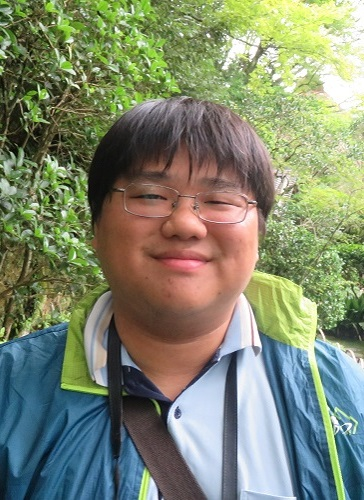
#> input picture 113/day/images/yi.jpg, 364 x 500 px, given as the content of the folder ./people/, which was not available
$ jupyter execute --allow-errors w14_facial_recognition_VGGFace_keras.ipynb   (shell and % lines are left out)   (text cells are left out)
#> lines starting #> are read from the running program, lines starting #| are printed output that depends on the picture; pictures that were not available may be replaced by others from this repository, and a replacement may not be noted
[cell 1]
# Import our libaries
from tensorflow.keras.models import Model, Sequential
from tensorflow.keras.layers import Input, Convolution2D, ZeroPadding2D, MaxPooling2D, Flatten, Dense, Dropout, Activation
from PIL import Image
import numpy as np
from tensorflow.keras.preprocessing.image import load_img, save_img, img_to_array
from tensorflow.keras.applications.imagenet_utils import preprocess_input
from tensorflow.keras.preprocessing import image
import matplotlib.pyplot as plt

#> (a cell that did not finish here is left out)

[cell 3]
#you can download the pretrained weights from the following link
#https://drive.google.com/file/d/1CPSeum3HpopfomUEK1gybeuIVoeJT_Eo/view?usp=sharing
#or you can find the detailed documentation https://sefiks.com/2018/08/06/deep-face-recognition-with-keras/

#> (a cell that did not finish here is left out)

[cell 5]
def preprocess_image(image_path):
    img = load_img(image_path, target_size=(224, 224))
    img = img_to_array(img)
    img = np.expand_dims(img, axis=0)
    img = preprocess_input(img)
    return img

def findCosineSimilarity(source_representation, test_representation):
    a = np.matmul(np.transpose(source_representation), test_representation)
    b = np.sum(np.multiply(source_representation, source_representation))
    c = np.sum(np.multiply(test_representation, test_representation))
    return 1 - (a / (np.sqrt(b) * np.sqrt(c)))

# Our model that outputs the 2,622 embedding vector
#> (the rest of this cell did not finish here and is left out)

[cell 6]
epsilon = 0.40

def verifyFace(img1, img2):
    # Get embedding/encoding for face1 and face2
    img1_representation = vgg_face_descriptor.predict(preprocess_image('./training_faces/%s' % (img1)))[0,:]
    img2_representation = vgg_face_descriptor.predict(preprocess_image('./training_faces/%s' % (img2)))[0,:]

    # Calculate the cosine similarity between the two embeddings
    cosine_similarity = findCosineSimilarity(img1_representation, img2_representation)

    f = plt.figure()
    f.add_subplot(1,2, 1)
    plt.imshow(image.load_img('./training_faces/%s' % (img1)))
    plt.xticks([]); plt.yticks([])
    f.add_subplot(1,2, 2)
    plt.imshow(image.load_img('./training_faces/%s' % (img2)))
    plt.xticks([]); plt.yticks([])
    plt.show(block=True)

    print("Cosine similarity: ",cosine_similarity)

    # If similarity score is less than the epsilon threshold
    if(cosine_similarity < epsilon):
        print("They are same person")
    else:
        print("They are not same person!")

#> (a cell that did not finish here is left out)

#> (a cell that did not finish here is left out)


#> (a cell that did not finish here is left out)


#> (a cell that did not finish here is left out)


[cell 11]
# Our Setup, Import Libaries, Create our Imshow Function and Download our Images
import cv2
import numpy as np
from matplotlib import pyplot as plt

# Define our imshow function
def imshow(title = "Image", image = None, size = 8):
      w, h = image.shape[0], image.shape[1]
      aspect_ratio = w/h
      plt.figure(figsize=(size * aspect_ratio,size))
      plt.imshow(cv2.cvtColor(image, cv2.COLOR_BGR2RGB))
      plt.title(title)
      plt.show()

[cell 12]
# The code below extracts faces from images and places them in the folder
import os
from os import listdir
from os.path import isfile, join

# Create a function to setup the directories we'll be storing our images
def makedir(directory):
    if not os.path.exists(directory):
        os.makedirs(directory)
        return None
    else:
        pass

# Loading out HAARCascade Face Detector
face_detector = cv2.CascadeClassifier('Haarcascades/haarcascade_frontalface_default.xml')

# Directory of image of persons we'll be extracting faces frommy
mypath = "./people/"
image_file_names = [f for f in listdir(mypath) if isfile(join(mypath, f))]
print("Collected " + str(len(image_file_names)) + " images")
makedir("./group_of_faces/")

for image_name in image_file_names:
    person_image = cv2.imread(mypath+image_name)
#> person_image is the input picture: shape (500, 364, 3); mean B, G, R 111.7, 135.7, 127.8
    face_info = face_detector.detectMultiScale(person_image, 1.3, 5)
#> face_info = [[105, 135, 161, 161]]
    for (x,y,w,h) in face_info:
        face = person_image[y:y+h, x:x+w]
        roi = cv2.resize(face, (128, 128), interpolation = cv2.INTER_CUBIC)
#> this loop made 1 pass
#> pass 1, `face = person_image[y:y+h, x:x+w]`:
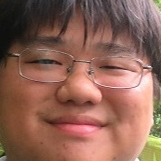
#> face: shape (161, 161, 3); mean B, G, R 86, 99.9, 141.5
#> pass 1, `roi = cv2.resize(face, (128, 128), interpolation = cv2.INTER_CUBIC)`:
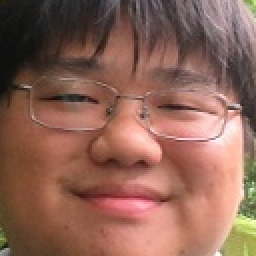
#> roi: shape (128, 128, 3) (shown 2 times larger); mean B, G, R 86, 99.9, 141.5

    path = "./group_of_faces/" + "face_" + image_name
    cv2.imwrite(path, roi)
    imshow("face", roi)

[cell 13]
#author Sefik Ilkin Serengil
#you can find the documentation of this code from the following link: https://sefiks.com/2018/08/06/deep-face-recognition-with-keras/

import numpy as np
import cv2
from tensorflow.keras.models import Model, Sequential
from tensorflow.keras.layers import Input, Convolution2D, ZeroPadding2D, MaxPooling2D, Flatten, Dense, Dropout, Activation
from PIL import Image
from tensorflow.keras.preprocessing.image import load_img, save_img, img_to_array
from tensorflow.keras.applications.imagenet_utils import preprocess_input
from tensorflow.keras.preprocessing import image
import matplotlib.pyplot as plt
from os import listdir

def preprocess_image(image_path):
    """Loads image from path and resizes it"""
    img = load_img(image_path, target_size=(224, 224))
    img = img_to_array(img)
    img = np.expand_dims(img, axis=0)
    img = preprocess_input(img)
    return img

#> (the rest of this cell did not finish here and is left out)

[cell 14]
from IPython.display import display, Javascript
from google.colab.output import eval_js
from base64 import b64decode

def take_photo(filename='photo.jpg', quality=0.8):
  js = Javascript('''
    async function takePhoto(quality) {
      const div = document.createElement('div');
      const capture = document.createElement('button');
      capture.textContent = 'Capture';
      div.appendChild(capture);

      const video = document.createElement('video');
      video.style.display = 'block';
      const stream = await navigator.mediaDevices.getUserMedia({video: true});

      document.body.appendChild(div);
      div.appendChild(video);
      video.srcObject = stream;
      await video.play();

      // Resize the output to fit the video element.
      google.colab.output.setIframeHeight(document.documentElement.scrollHeight, true);

      // Wait for Capture to be clicked.
      await new Promise((resolve) => capture.onclick = resolve);

      const canvas = document.createElement('canvas');
      canvas.width = video.videoWidth;
      canvas.height = video.videoHeight;
      canvas.getContext('2d').drawImage(video, 0, 0);
      stream.getVideoTracks()[0].stop();
      div.remove();
      return canvas.toDataURL('image/jpeg', quality);
    }
    ''')
  display(js)
  data = eval_js('takePhoto({})'.format(quality))
  binary = b64decode(data.split(',')[1])
  with open(filename, 'wb') as f:
    f.write(binary)
  return filename

[cell 15]
from IPython.display import Image
try:
  filename = take_photo()
  print('Saved to {}'.format(filename))

  # Show the image which was just taken.
  display(Image(filename))
except Exception as err:
  # Errors will be thrown if the user does not have a webcam or if they do not
  # grant the page permission to access it.
  print(str(err))

[cell 16]
#points to your extracted faces
people_pictures = "./group_of_faces/"

all_people_faces = dict()

for file in listdir(people_pictures):
    person_face, extension = file.split(".")
    try:
      all_people_faces[person_face] = model.predict(preprocess_image('./group_of_faces/%s.jpg' % (person_face)))[0,:]
    except:
      pass

print("Face representations retrieved successfully")

def findCosineSimilarity(source_representation, test_representation):
    a = np.matmul(np.transpose(source_representation), test_representation)
    b = np.sum(np.multiply(source_representation, source_representation))
    c = np.sum(np.multiply(test_representation, test_representation))
    return 1 - (a / (np.sqrt(b) * np.sqrt(c)))

img = cv2.imread('photo.jpg')
faces = face_detector.detectMultiScale(img, 1.3, 5)
#> faces = [[105, 135, 161, 161]]

#> (the rest of this cell did not finish here and is left out)

[cell 17]
import os
from os import listdir
from os.path import isfile, join
import cv2

# Create a function to setup the directories we'll be storing our images
def makedir(directory):
    if not os.path.exists(directory):
        os.makedirs(directory)
        return None
    else:
        pass

# Loading out HAARCascade Face Detector
face_detector = cv2.CascadeClassifier('Haarcascades/haarcascade_frontalface_default.xml')

# Directory of image of persons we'll be extracting faces frommy
mypath = "./friends/"
image_file_names = [f for f in listdir(mypath) if isfile(join(mypath, f))]
print("Collected image names")
makedir("friends_faces/")

for image_name in image_file_names:
    person_image = cv2.imread(mypath+image_name)
    face_info = face_detector.detectMultiScale(person_image, 1.3, 5)
    for (x,y,w,h) in face_info:
        face = person_image[y:y+h, x:x+w]
        roi = cv2.resize(face, (128, 128), interpolation = cv2.INTER_CUBIC)
    path = "friends_faces/" + "face_" + image_name
    cv2.imwrite(path, roi)
    imshow("face", roi)
#> `img = cv2.copyMakeBorder(img, 100, 100, 100, 100, cv2.BORDER_CONSTANT,..`:
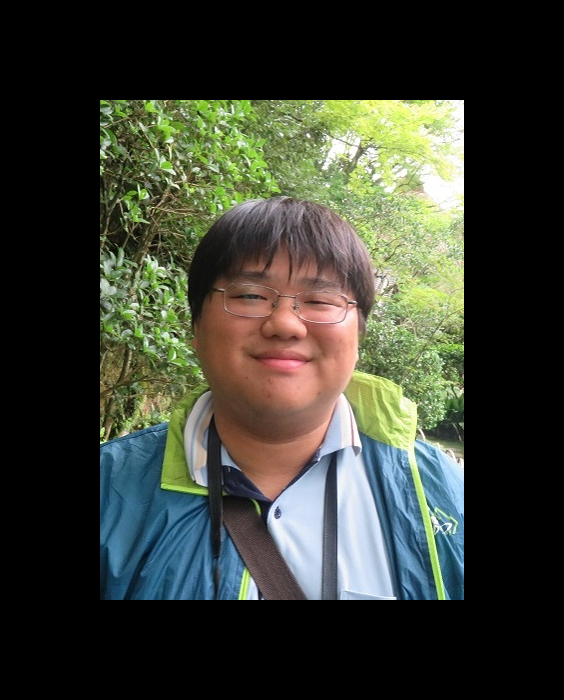
#> img: shape (700, 564, 3); mean B, G, R 51.5, 62.6, 58.9
#> `faces = face_detector.detectMultiScale(img, 1.3, 5)`: faces = [[208, 239, 157, 157]]

[cell 18]
#points to your extracted faces
people_pictures = "./friends_faces/"

all_people_faces = dict()

for file in listdir(people_pictures):
    person_face, extension = file.split(".")
    try:
      all_people_faces[person_face] = model.predict(preprocess_image('./friends_faces/%s.jpg' % (person_face)))[0,:]
    except:
      pass

print("Face representations retrieved successfully")

def findCosineSimilarity(source_representation, test_representation):
    a = np.matmul(np.transpose(source_representation), test_representation)
    b = np.sum(np.multiply(source_representation, source_representation))
    c = np.sum(np.multiply(test_representation, test_representation))
    return 1 - (a / (np.sqrt(b) * np.sqrt(c)))

cap = cv2.VideoCapture('Friends.mp4')
frame_count = 0

# Get the height and width of the frame (required to be an integer)
w = int(cap.get(3)) + 200
h = int(cap.get(4)) + 200

# Define the codec and create VideoWriter object.The output is stored in 'outpy.avi' file.
out = cv2.VideoWriter('friends_face_recognition.avi', cv2.VideoWriter_fourcc('M','J','P','G'), 30, (w, h))

#> (the rest of this cell did not finish here and is left out)
